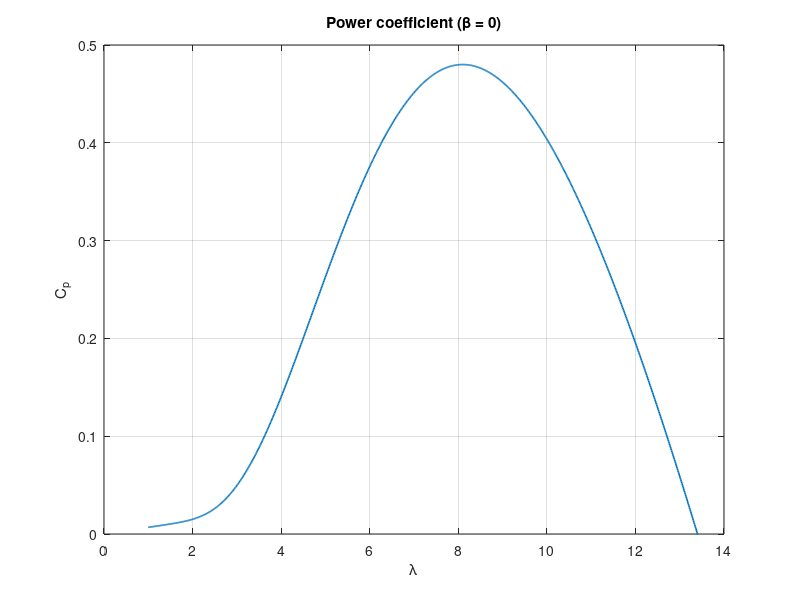
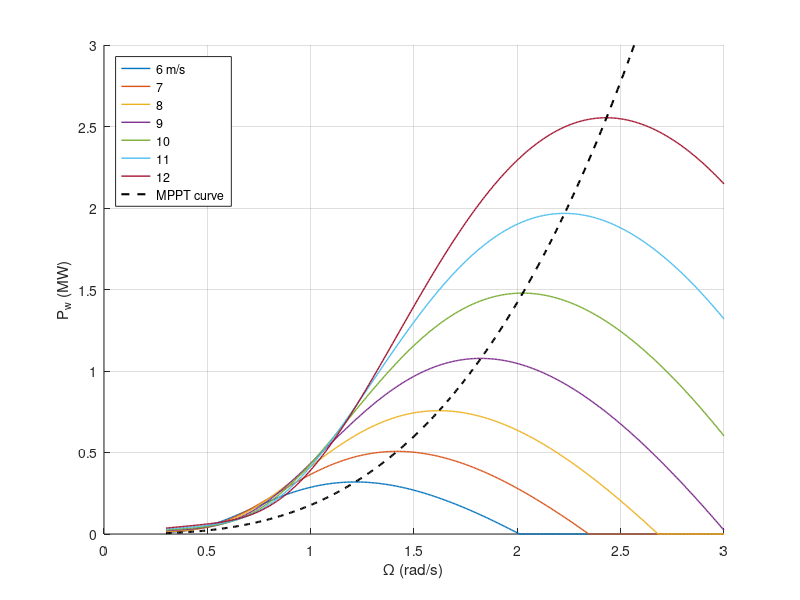

Here is the MATLAB script that generated these plots, in order:
%% Step 1: Wind turbine model (aerodynamics)
clear; clc; close all

%% Parameters
rho  = 1.225;      % air density [kg/m3]
R    = 40;         % blade radius [m]
Pn   = 2e6;        % rated power [W]
Wn   = 2.23;       % rated rotor speed [rad/s]
beta = 0;          % pitch angle [deg]

%% Power coefficient Cp(lambda)
lam = linspace(1, 14, 1000);
li  = 1 ./ (1 ./ (lam + 0.08*beta) - 0.035/(beta^3 + 1));
Cp  = 0.5176*(116./li - 0.4*beta - 5).*exp(-21./li) + 0.0068*lam;
[Cpmax, k] = max(Cp);
lopt = lam(k);

%% Rated point
vn   = Wn*R/lopt;                                % rated wind speed
Prat = 0.5*rho*pi*R^2*Cpmax*vn^3;                % power at rated wind
Kopt = 0.5*rho*pi*R^5*Cpmax/lopt^3;              % P_opt = Kopt*W^3
fprintf('Cp_max      = %.3f\n', Cpmax);
fprintf('lambda_opt  = %.2f\n', lopt);
fprintf('v_n         = %.2f m/s\n', vn);
fprintf('P at v_n    = %.2f MW\n', Prat/1e6);
fprintf('T at v_n    = %.3f MN.m\n', Prat/Wn/1e6);

%% Figure 1: Cp(lambda)
figure;
plot(lam, Cp, 'LineWidth', 1.2); grid on;
xlabel('\lambda'); ylabel('C_p'); ylim([0 0.5]);
title('Power coefficient (\beta = 0)');

%% Figure 2: P(Omega) for several wind speeds + MPPT curve
W = linspace(0.3, 3, 400);
figure; hold on; grid on;
for v = 6:1:12
  l  = W*R/v;
  li = 1 ./ (1 ./ (l + 0.08*beta) - 0.035/(beta^3 + 1));
  cp = max(0.5176*(116./li - 0.4*beta - 5).*exp(-21./li) + 0.0068*l, 0);
  plot(W, 0.5*rho*pi*R^2*cp*v^3/1e6, 'LineWidth', 1);
end
plot(W, Kopt*W.^3/1e6, 'k--', 'LineWidth', 1.5);
xlabel('\Omega (rad/s)'); ylabel('P_w (MW)');
legend('6 m/s','7','8','9','10','11','12','MPPT curve', 'Location', 'northwest');
ylim([0 3]);
